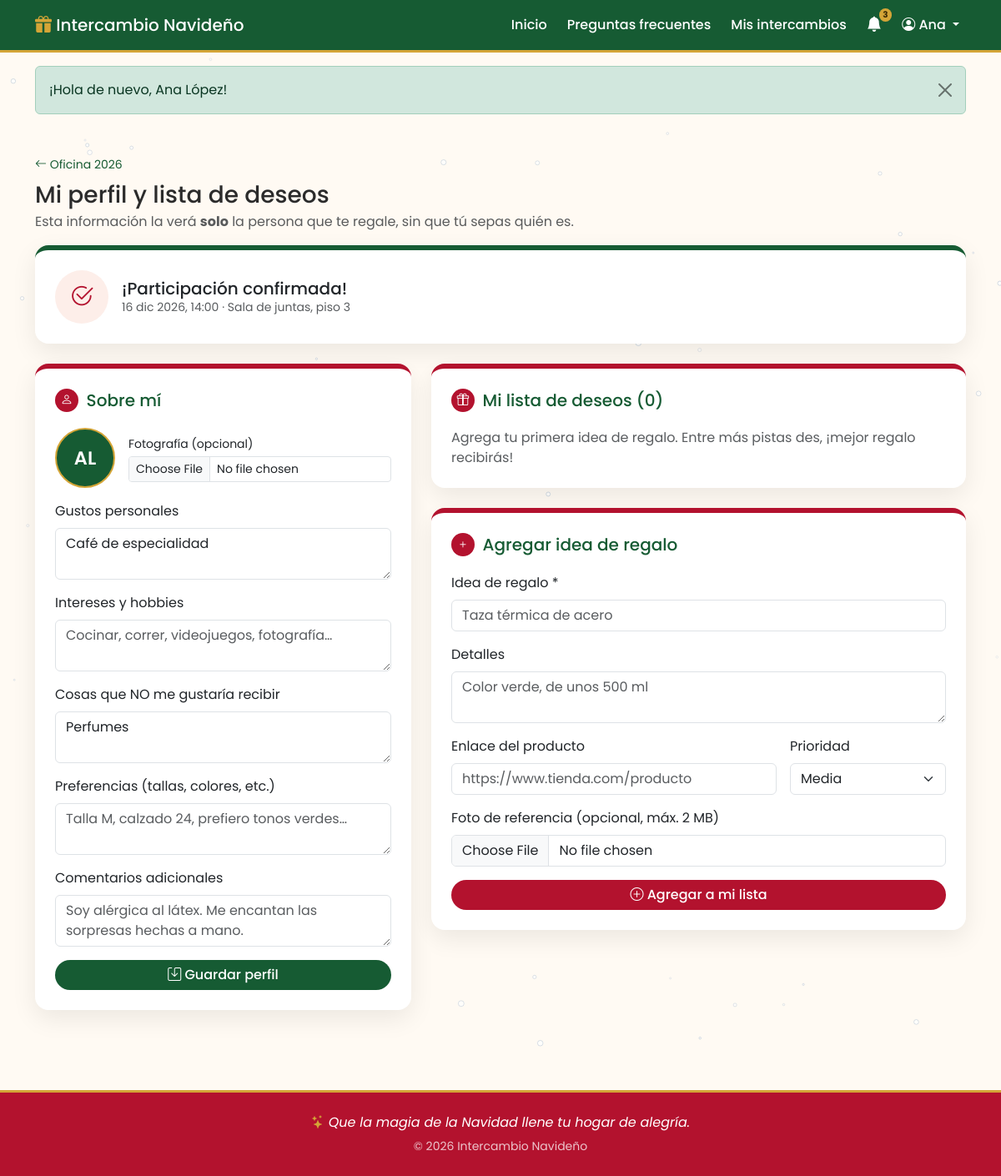
Screenshot of /intercambios/2/perfil (signed in) with the database file from the repository.
### tables this page shows
CREATE TABLE intercambios (
    id                 INT UNSIGNED AUTO_INCREMENT PRIMARY KEY,
    admin_id           INT UNSIGNED  NOT NULL,
    nombre             VARCHAR(120)  NOT NULL,
    descripcion        TEXT          NULL,
    fecha_evento       DATETIME      NOT NULL,
    fecha_limite       DATETIME      NOT NULL,        
    presupuesto_min    DECIMAL(10,2) NOT NULL DEFAULT 0,
    presupuesto_max    DECIMAL(10,2) NOT NULL DEFAULT 0,
    lugar              VARCHAR(200)  NULL,
    reglas             TEXT          NULL,
    codigo_acceso      VARCHAR(12)   NOT NULL,        
    estado             ENUM('abierto','cerrado','sorteado','revelado') NOT NULL DEFAULT 'abierto',
    sorteado_en        DATETIME      NULL,
    revelado_en        DATETIME      NULL,
    creado_en          DATETIME      NOT NULL DEFAULT CURRENT_TIMESTAMP,
    UNIQUE KEY uq_intercambios_codigo (codigo_acceso),
    CONSTRAINT fk_intercambios_admin FOREIGN KEY (admin_id)
        REFERENCES usuarios(id) ON DELETE CASCADE
);

CREATE TABLE participantes (
    id              INT UNSIGNED AUTO_INCREMENT PRIMARY KEY,
    intercambio_id  INT UNSIGNED NOT NULL,
    usuario_id      INT UNSIGNED NOT NULL,
    gustos          TEXT         NULL,    
    intereses       TEXT         NULL,    
    no_le_gusta     TEXT         NULL,    
    preferencias    TEXT         NULL,    
    comentarios     TEXT         NULL,    
    confirmado      TINYINT(1)   NOT NULL DEFAULT 0,   
    creado_en       DATETIME     NOT NULL DEFAULT CURRENT_TIMESTAMP,
    UNIQUE KEY uq_participante (intercambio_id, usuario_id),  
    CONSTRAINT fk_part_intercambio FOREIGN KEY (intercambio_id)
        REFERENCES intercambios(id) ON DELETE CASCADE,
    CONSTRAINT fk_part_usuario FOREIGN KEY (usuario_id)
        REFERENCES usuarios(id) ON DELETE CASCADE
);

### app/views/layouts/main.php (the view, shortened to what the rows shown need)
<!DOCTYPE html>
<html lang="es">
<head>
    <link href="https://cdn.jsdelivr.net/npm/bootstrap@5.3.3/dist/css/bootstrap.min.css" rel="stylesheet">
    <link href="https://cdn.jsdelivr.net/npm/bootstrap-icons@1.11.3/font/bootstrap-icons.min.css" rel="stylesheet">
    <link href="<?= asset('css/estilos.css') ?>" rel="stylesheet">
</head>
<body>
<nav class="navbar navbar-expand-lg navbar-navidad sticky-top">
    <div class="container">
        <a class="navbar-brand" href="<?= url('/') ?>">
            <i class="bi bi-gift-fill text-dorado"></i> <?= e(APP_NOMBRE) ?>
        </a>
        <div class="collapse navbar-collapse" id="menu">
            <ul class="navbar-nav ms-auto align-items-lg-center gap-lg-2">
                <li class="nav-item"><a class="nav-link" href="<?= url('/') ?>">Inicio</a></li>
                <li class="nav-item"><a class="nav-link" href="<?= url('faq') ?>">Preguntas frecuentes</a></li>
                <?php if (Auth::check()):
                    $yo = Auth::usuario();
                    $notifModelo = new Notificacion();
                    $noLeidas = $notifModelo->contarNoLeidas(Auth::id());
                ?>
                    <li class="nav-item"><a class="nav-link" href="<?= url('mis-intercambios') ?>">Mis intercambios</a></li>
                    <li class="nav-item dropdown">
                        <a class="nav-link position-relative campanita" href="#" role="button" data-bs-toggle="dropdown"
                           aria-expanded="false" aria-label="Notificaciones<?= $noLeidas ? " ($noLeidas sin leer)" : '' ?>">
                            <i class="bi bi-bell<?= $noLeidas ? '-fill' : '' ?>"></i>
                            <?php if ($noLeidas): ?>
                                <span class="badge rounded-pill bg-dorado contador-notif"><?= $noLeidas > 9 ? '9+' : $noLeidas ?></span>
                            <?php endif; ?>
                        </a>
                    </li>
                    <li class="nav-item dropdown">
                        <a class="nav-link dropdown-toggle" href="#" role="button" data-bs-toggle="dropdown" aria-expanded="false">
                            <i class="bi bi-person-circle"></i> <?= e(explode(' ', $yo['nombre'])[0]) ?>
                        </a>
                    </li>
                <?php else: ?>
                    <li class="nav-item"><a class="nav-link" href="<?= url('login') ?>">Iniciar sesión</a></li>
                    <li class="nav-item"><a class="btn btn-sm btn-dorado" href="<?= url('registro') ?>">Crear cuenta</a></li>
                <?php endif; ?>
            </ul>
        </div>
    </div>
</nav>
<main class="contenido-principal">
    <div class="container mt-3">
        <?php foreach (flash() as $f): ?>
            <div class="alert alert-<?= $f['tipo'] === 'error' ? 'danger' : e($f['tipo']) ?> alert-dismissible fade show" role="alert">
                <?= e($f['mensaje']) ?>
                <button type="button" class="btn-close" data-bs-dismiss="alert" aria-label="Cerrar"></button>
            </div>
        <?php endforeach; ?>
    </div>
    <?= $contenido ?>
</main>
<footer class="pie-navidad mt-5">
    <div class="container text-center py-4">
        <p class="mb-1 mensaje-navideno"><i class="bi bi-stars text-dorado"></i> <?= e(mensaje_navideno()) ?></p>
        <small class="opacity-75">&copy; <?= date('Y') ?> <?= e(APP_NOMBRE) ?></small>
    </div>
</footer>
</body>
</html>

### app/views/participante/perfil.php (shortened to what the rows shown need)
<section class="container my-5">
    <a href="<?= url('intercambios/' . (int)$i['id']) ?>" class="small text-decoration-none text-pino">
        <i class="bi bi-arrow-left"></i> <?= e($i['nombre']) ?>
    </a>
    <h1 class="h3 mt-2 mb-1">Mi perfil y lista de deseos</h1>
    <p class="text-muted">Esta información la verá <strong>solo</strong> la persona que te regale, sin que tú sepas quién es.</p>
    <div class="card tarjeta-intercambio tarjeta-form mb-4 <?= $p['confirmado'] ? 'tarjeta-confirmada' : '' ?>">
        <div class="card-body p-4 d-flex flex-wrap align-items-center justify-content-between gap-3">
            <div class="d-flex align-items-center gap-3">
                <div class="icono-form flex-shrink-0">
                    <i class="bi <?= $p['confirmado'] ? 'bi-check2-circle' : 'bi-question-circle' ?>"></i>
                </div>
                <div>
                    <h2 class="h5 mb-0"><?= $p['confirmado'] ? '¡Participación confirmada!' : '¿Asistirás al intercambio?' ?></h2>
                    <p class="small text-muted mb-0"><?= e(fecha_hora($i['fecha_evento'])) ?> · <?= e($i['lugar'] ?: 'Lugar por definir') ?></p>
                </div>
            </div>
        </div>
    </div>
    <div class="row g-4">
        <div class="col-lg-5">
            <form method="post" action="<?= url('intercambios/' . (int)$i['id'] . '/perfil') ?>"
                  enctype="multipart/form-data" class="needs-validation card tarjeta-intercambio tarjeta-form" novalidate>
                <div class="card-body p-4">
                    <h2 class="h5 seccion-form"><span><i class="bi bi-person"></i></span> Sobre mí</h2>
                    <div class="d-flex align-items-center gap-3 mb-3">
                        <?php if ($yo['foto']): ?>
                            <img src="<?= url('uploads/' . e($yo['foto'])) ?>" alt="Tu foto" class="avatar avatar-lg" id="vista-foto">
                        <?php else: ?>
                            <span class="avatar avatar-lg" id="vista-foto-iniciales"><?= e(iniciales($yo['nombre'])) ?></span>
                        <?php endif; ?>
                        <div class="flex-grow-1">
                            <label for="foto" class="form-label small mb-1">Fotografía (opcional)</label>
                            <input type="file" class="form-control form-control-sm<?= clase_error('foto') ?>" id="foto" name="foto"
                                   accept="image/jpeg,image/png,image/gif,image/webp" data-preview="vista-foto" data-max-mb="2">
                        </div>
                    </div>
                    <?php
                    $campos = [
                        ['gustos', 'Gustos personales', 'Café, novelas de misterio, plantas, colores pastel…'],
                        ['intereses', 'Intereses y hobbies', 'Cocinar, correr, videojuegos, fotografía…'],
                        ['no_le_gusta', 'Cosas que NO me gustaría recibir', 'Perfumes, ropa, dulces con nuez…'],
                        ['preferencias', 'Preferencias (tallas, colores, etc.)', 'Talla M, calzado 24, prefiero tonos verdes…'],
                        ['comentarios', 'Comentarios adicionales', 'Soy alérgica al látex. Me encantan las sorpresas hechas a mano.'],
                    ];
                    foreach ($campos as list($campo, $etiqueta, $ejemplo)):
                        $valor = old($campo) !== '' ? old($campo) : e($p[$campo]);
                    ?>
                        <div class="mb-3">
                            <label for="<?= $campo ?>" class="form-label"><?= e($etiqueta) ?></label>
                            <textarea class="form-control<?= clase_error($campo) ?>" id="<?= $campo ?>" name="<?= $campo ?>"
                                      rows="2" maxlength="1000" placeholder="<?= e($ejemplo) ?>"><?= $valor ?></textarea>
                        </div>
                    <?php endforeach; ?>
                    <button type="submit" class="btn btn-pino w-100"><i class="bi bi-save"></i> Guardar perfil</button>
                </div>
            </form>
        </div>
        <div class="col-lg-7">
            <div class="card tarjeta-intercambio tarjeta-form mb-4" id="lista-deseos">
                <div class="card-body p-4">
                    <h2 class="h5 seccion-form"><span><i class="bi bi-gift"></i></span> Mi lista de deseos (<?= count($deseos) ?>)</h2>
                    <?php if (!$deseos): ?>
                        <p class="text-muted mb-0">Agrega tu primera idea de regalo. Entre más pistas des, ¡mejor regalo recibirás!</p>
                    <?php endif; ?>
                </div>
            </div>
            <form method="post" action="<?= url('intercambios/' . (int)$i['id'] . '/deseos') ?>" enctype="multipart/form-data"
                  class="needs-validation card tarjeta-intercambio tarjeta-form" id="nuevo-deseo" novalidate>
                <div class="card-body p-4">
                    <h2 class="h5 seccion-form"><span><i class="bi bi-plus"></i></span> Agregar idea de regalo</h2>
                    <?php require RUTA_VISTAS . '/participante/_campos-deseo.php'; ?>
                    <button type="submit" class="btn btn-navidad w-100"><i class="bi bi-plus-circle"></i> Agregar a mi lista</button>
                </div>
            </form>
        </div>
    </div>
</section>

### app/core/Router.php (shortened to what the rows shown need)
<?php
class Router
{
    private $rutas = ['GET' => [], 'POST' => []];
    public function get(string $patron, string $accion): void
    {
        $this->rutas['GET'][$patron] = $accion;
    }
    public function post(string $patron, string $accion): void
    {
        $this->rutas['POST'][$patron] = $accion;
    }
    public function despachar(string $metodo, string $uri): void
    {
        $ruta = parse_url($uri, PHP_URL_PATH);
        if (strpos($ruta, BASE_URL) === 0) {
            $ruta = substr($ruta, strlen(BASE_URL));
        }
        $ruta = '/' . trim($ruta, '/');
        foreach ($this->rutas[$metodo] ?? [] as $patron => $accion) {
            $regex = '#^' . preg_replace('#\{[a-zA-Z_]+\}#', '([a-zA-Z0-9_-]+)', $patron) . '$#';
            if (preg_match($regex, $ruta, $coincidencias)) {
                array_shift($coincidencias);
                [$controlador, $funcion] = explode('@', $accion);
                $objeto = new $controlador();
                $objeto->$funcion(...$coincidencias);
                return;
            }
        }
        require_once RUTA_APP . '/core/Controller.php';
    }
}

### rows the page displays
intercambios: nombre "Oficina 2026", fecha_evento "16 dic 2026, 14:00", lugar "Sala de juntas, piso 3"
participantes: confirmado 1 (drawn), gustos "Café de especialidad", no_le_gusta "Perfumes"

### other values shown
$noLeidas "3"
$f['mensaje'] "¡Hola de nuevo, Ana López!"
$etiqueta "Gustos personales"
$etiqueta "Intereses y hobbies"
$etiqueta "Cosas que NO me gustaría recibir"
$etiqueta "Preferencias (tallas, colores, etc.)"
$etiqueta "Comentarios adicionales"
